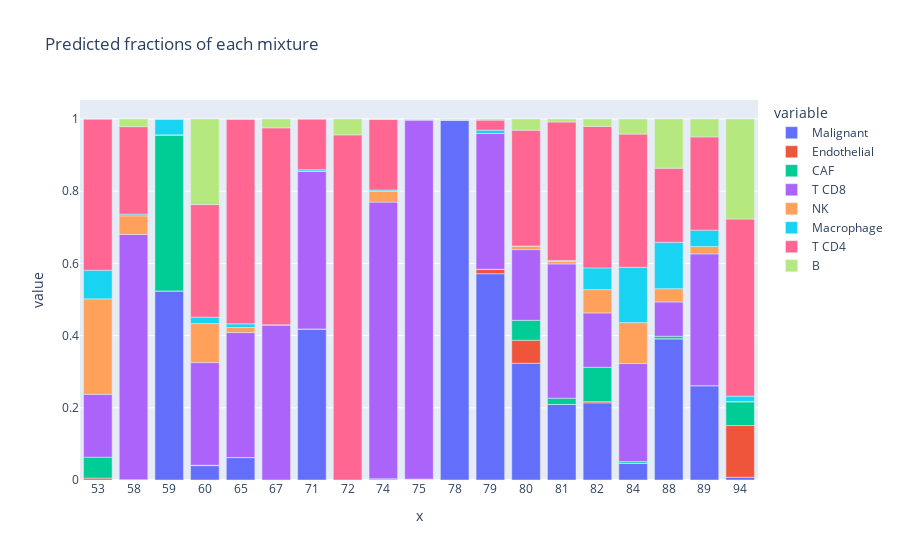

Source (notebook cell):
### Code cell
fig = px.bar(
    fractions_csx,  #.astype(index={"mixture_id": str}),
    x=fractions_csx.index.astype(str),
    y=fractions_csx.columns,
    title="Predicted fractions of each mixture"
)

fig.show()

### Figure 1 — Plotly figure (JSON) as saved in the notebook; plotly's stock layout.template omitted (floating-point values rounded to 4 significant figures)
{"data": [{"alignmentgroup": "True", "hovertemplate": "variable=Malignant<br>x=%{x}<br>value=%{y}<extra></extra>", "legendgroup": "Malignant", "marker": {"color": "#636efa", "pattern": {"shape": ""}}, "name": "Malignant", "offsetgroup": "Malignant", "orientation": "v", "showlegend": true, "textposition": "auto", "type": "bar", "x": ["53", "58", "59", "60", "65", "67", "71", "72", "74", "75", "78", "79", "80", "81", "82", "84", "88", "89", "94"], "xaxis": "x", "y": [0, 0, 0.5237, 0.03985, 0.06218, 0, 0.4185, 0, 0, 0.00234, 0.9976, 0.5715, 0.3234, 0.2092, 0.2138, 0.04644, 0.3912, 0.2614, 0.007622], "yaxis": "y"}, {"alignmentgroup": "True", "hovertemplate": "variable=Endothelial<br>x=%{x}<br>value=%{y}<extra></extra>", "legendgroup": "Endothelial", "marker": {"color": "#EF553B", "pattern": {"shape": ""}}, "name": "Endothelial", "offsetgroup": "Endothelial", "orientation": "v", "showlegend": true, "textposition": "auto", "type": "bar", "x": ["53", "58", "59", "60", "65", "67", "71", "72", "74", "75", "78", "79", "80", "81", "82", "84", "88", "89", "94"], "xaxis": "x", "y": [0.005202, 0.0001003, 0, 0.001047, 0, 0, 2.053e-05, 0, 0.0005397, 0, 0, 0.01232, 0.06372, 0.0001529, 0.003261, 0, 0.0001537, 0, 0.1433], "yaxis": "y"}, {"alignmentgroup": "True", "hovertemplate": "variable=CAF<br>x=%{x}<br>value=%{y}<extra></extra>", "legendgroup": "CAF", "marker": {"color": "#00cc96", "pattern": {"shape": ""}}, "name": "CAF", "offsetgroup": "CAF", "orientation": "v", "showlegend": true, "textposition": "auto", "type": "bar", "x": ["53", "58", "59", "60", "65", "67", "71", "72", "74", "75", "78", "79", "80", "81", "82", "84", "88", "89", "94"], "xaxis": "x", "y": [0.05796, 0.0006993, 0.4323, 0, 0, 0, 5.767e-05, 0, 0.002859, 0.0001308, 0.0001393, 0, 0.05529, 0.01725, 0.09509, 0.004592, 0.006798, 0, 0.06619], "yaxis": "y"}, {"alignmentgroup": "True", "hovertemplate": "variable=T CD8<br>x=%{x}<br>value=%{y}<extra></extra>", "legendgroup": "T CD8", "marker": {"color": "#ab63fa", "pattern": {"shape": ""}}, "name": "T CD8", "offsetgroup": "T CD8", "orientation": "v", "showlegend": true, "textposition": "auto", "type": "bar", "x": ["53", "58", "59", "60", "65", "67", "71", "72", "74", "75", "78", "79", "80", "81", "82", "84", "88", "89", "94"], "xaxis": "x", "y": [0.1743, 0.6795, 0, 0.2843, 0.3462, 0.4299, 0.4359, 0, 0.7665, 0.9949, 0, 0.3761, 0.1958, 0.372, 0.1507, 0.2715, 0.09517, 0.3651, 0], "yaxis": "y"}, {"alignmentgroup": "True", "hovertemplate": "variable=NK<br>x=%{x}<br>value=%{y}<extra></extra>", "legendgroup": "NK", "marker": {"color": "#FFA15A", "pattern": {"shape": ""}}, "name": "NK", "offsetgroup": "NK", "orientation": "v", "showlegend": true, "textposition": "auto", "type": "bar", "x": ["53", "58", "59", "60", "65", "67", "71", "72", "74", "75", "78", "79", "80", "81", "82", "84", "88", "89", "94"], "xaxis": "x", "y": [0.2643, 0.05149, 7.605e-05, 0.108, 0.01408, 0, 0.0003353, 0, 0.02942, 0, 0, 0, 0.01002, 0.006723, 0.06453, 0.1135, 0.03655, 0.0202, 0], "yaxis": "y"}, {"alignmentgroup": "True", "hovertemplate": "variable=Macrophage<br>x=%{x}<br>value=%{y}<extra></extra>", "legendgroup": "Macrophage", "marker": {"color": "#19d3f3", "pattern": {"shape": ""}}, "name": "Macrophage", "offsetgroup": "Macrophage", "orientation": "v", "showlegend": true, "textposition": "auto", "type": "bar", "x": ["53", "58", "59", "60", "65", "67", "71", "72", "74", "75", "78", "79", "80", "81", "82", "84", "88", "89", "94"], "xaxis": "x", "y": [0.07939, 0.004735, 0.04388, 0.01776, 0.01001, 0, 0.00465, 0, 0.003846, 0.002555, 0.0002184, 0.009323, 0, 0.002463, 0.06015, 0.1531, 0.1286, 0.04541, 0.01528], "yaxis": "y"}, {"alignmentgroup": "True", "hovertemplate": "variable=T CD4<br>x=%{x}<br>value=%{y}<extra></extra>", "legendgroup": "T CD4", "marker": {"color": "#FF6692", "pattern": {"shape": ""}}, "name": "T CD4", "offsetgroup": "T CD4", "orientation": "v", "showlegend": true, "textposition": "auto", "type": "bar", "x": ["53", "58", "59", "60", "65", "67", "71", "72", "74", "75", "78", "79", "80", "81", "82", "84", "88", "89", "94"], "xaxis": "x", "y": [0.4188, 0.2424, 5.14e-05, 0.312, 0.5668, 0.5457, 0.1405, 0.9559, 0.1954, 0, 0.0003467, 0.02781, 0.3209, 0.384, 0.3919, 0.369, 0.2052, 0.2584, 0.4905], "yaxis": "y"}, {"alignmentgroup": "True", "hovertemplate": "variable=B<br>x=%{x}<br>value=%{y}<extra></extra>", "legendgroup": "B", "marker": {"color": "#B6E880", "pattern": {"shape": ""}}, "name": "B", "offsetgroup": "B", "orientation": "v", "showlegend": true, "textposition": "auto", "type": "bar", "x": ["53", "58", "59", "60", "65", "67", "71", "72", "74", "75", "78", "79", "80", "81", "82", "84", "88", "89", "94"], "xaxis": "x", "y": [0, 0.02114, 0, 0.237, 0.0007404, 0.02444, 2.72e-05, 0.04411, 0.001446, 4.913e-05, 0.001681, 0.003041, 0.0309, 0.008284, 0.02053, 0.04183, 0.1363, 0.04952, 0.2771], "yaxis": "y"}], "layout": {"autosize": true, "barmode": "relative", "legend": {"title": {"text": "variable"}, "tracegroupgap": 0}, "title": {"text": "Predicted fractions of each mixture"}, "xaxis": {"anchor": "y", "autorange": true, "domain": [0, 1], "range": [-0.5, 18.5], "title": {"text": "x"}, "type": "category"}, "yaxis": {"anchor": "x", "autorange": true, "domain": [0, 1], "range": [0, 1.053], "title": {"text": "value"}, "type": "linear"}}}
